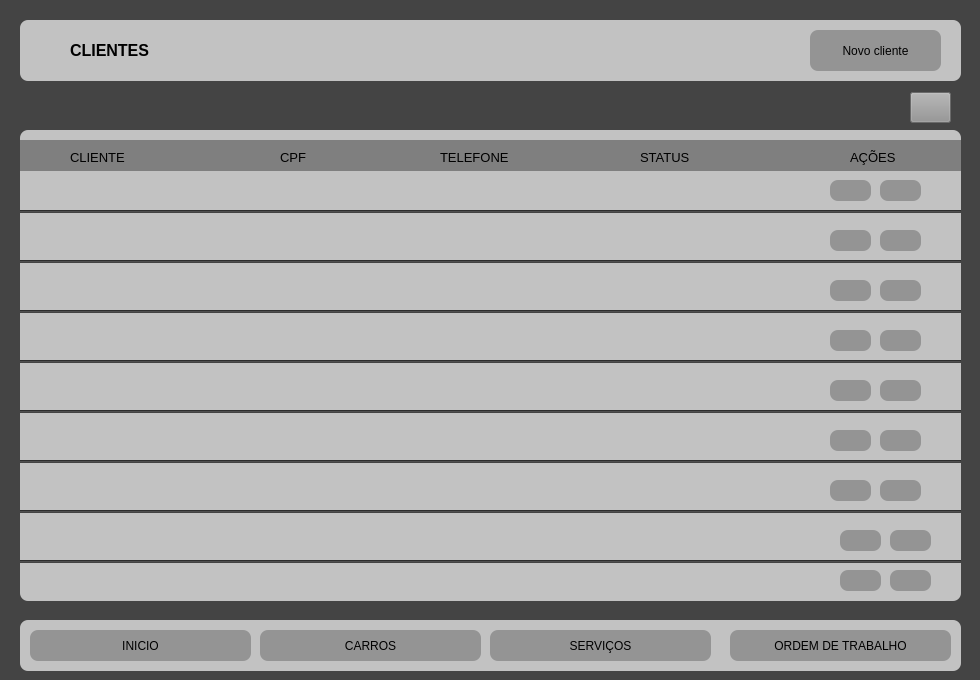
<?xml version="1.0" encoding="UTF-8"?>
<ui version="4.0">
 <class>Dialog</class>
 <widget class="QDialog" name="Dialog">
  <property name="geometry">
   <rect>
    <x>0</x>
    <y>0</y>
    <width>980</width>
    <height>680</height>
   </rect>
  </property>
  <property name="windowTitle">
   <string>Dialog</string>
  </property>
  <property name="styleSheet">
   <string notr="true">background-color: rgb(68, 68, 68);</string>
  </property>
  <widget class="QLabel" name="label">
   <property name="geometry">
    <rect>
     <x>20</x>
     <y>20</y>
     <width>941</width>
     <height>61</height>
    </rect>
   </property>
   <property name="styleSheet">
    <string notr="true">border-radius: 8px;
background-color: rgb(194, 194, 194);
</string>
   </property>
   <property name="text">
    <string>&lt;html&gt;&lt;head/&gt;&lt;body&gt;&lt;p&gt;&lt;br/&gt;&lt;/p&gt;&lt;p&gt;&lt;br/&gt;&lt;/p&gt;&lt;/body&gt;&lt;/html&gt;</string>
   </property>
  </widget>
  <widget class="QLabel" name="label_2">
   <property name="geometry">
    <rect>
     <x>30</x>
     <y>30</y>
     <width>41</width>
     <height>41</height>
    </rect>
   </property>
   <property name="styleSheet">
    <string notr="true">background-color: rgb(194, 194, 194);
image: url(:/newPrefix/pessoa.png);</string>
   </property>
   <property name="text">
    <string/>
   </property>
  </widget>
  <widget class="QLabel" name="label_3">
   <property name="geometry">
    <rect>
     <x>70</x>
     <y>40</y>
     <width>81</width>
     <height>21</height>
    </rect>
   </property>
   <property name="styleSheet">
    <string notr="true">background-color: rgb(194, 194, 194);
</string>
   </property>
   <property name="text">
    <string>&lt;html&gt;&lt;head/&gt;&lt;body&gt;&lt;p&gt;&lt;span style=&quot; font-size:12pt; font-weight:600;&quot;&gt;CLIENTES&lt;/span&gt;&lt;/p&gt;&lt;/body&gt;&lt;/html&gt;</string>
   </property>
  </widget>
  <widget class="QLabel" name="label_4">
   <property name="geometry">
    <rect>
     <x>20</x>
     <y>130</y>
     <width>941</width>
     <height>471</height>
    </rect>
   </property>
   <property name="styleSheet">
    <string notr="true">border-radius: 8px;
background-color: rgb(194, 194, 194);
</string>
   </property>
   <property name="text">
    <string>&lt;html&gt;&lt;head/&gt;&lt;body&gt;&lt;p&gt;&lt;br/&gt;&lt;/p&gt;&lt;p&gt;&lt;br/&gt;&lt;/p&gt;&lt;/body&gt;&lt;/html&gt;</string>
   </property>
  </widget>
  <widget class="QPushButton" name="novoclientebotao">
   <property name="geometry">
    <rect>
     <x>810</x>
     <y>30</y>
     <width>131</width>
     <height>41</height>
    </rect>
   </property>
   <property name="styleSheet">
    <string notr="true">border-radius: 8px;
background-color: rgb(148, 148, 148);</string>
   </property>
   <property name="text">
    <string>Novo cliente</string>
   </property>
   <property name="icon">
    <iconset>
     <normaloff>img/botao-adicionar.png</normaloff>img/botao-adicionar.png</iconset>
   </property>
   <property name="iconSize">
    <size>
     <width>24</width>
     <height>24</height>
    </size>
   </property>
  </widget>
  <widget class="QPushButton" name="refreshbotao">
   <property name="geometry">
    <rect>
     <x>910</x>
     <y>92</y>
     <width>41</width>
     <height>31</height>
    </rect>
   </property>
   <property name="styleSheet">
    <string notr="true">background-color: rgb(148, 148, 148);
image: url(:/newPrefix/atualizar.png);</string>
   </property>
   <property name="text">
    <string/>
   </property>
  </widget>
  <widget class="QLabel" name="label_7">
   <property name="geometry">
    <rect>
     <x>20</x>
     <y>140</y>
     <width>941</width>
     <height>31</height>
    </rect>
   </property>
   <property name="styleSheet">
    <string notr="true">background-color: rgb(127, 127, 127);</string>
   </property>
   <property name="text">
    <string/>
   </property>
  </widget>
  <widget class="QLabel" name="label_6">
   <property name="geometry">
    <rect>
     <x>70</x>
     <y>150</y>
     <width>101</width>
     <height>16</height>
    </rect>
   </property>
   <property name="styleSheet">
    <string notr="true">background-color: rgb(127, 127, 127);
font: 75 8pt &quot;System&quot;;
</string>
   </property>
   <property name="text">
    <string>&lt;html&gt;&lt;head/&gt;&lt;body&gt;&lt;p&gt;&lt;span style=&quot; font-size:10pt;&quot;&gt;CLIENTE&lt;/span&gt;&lt;/p&gt;&lt;/body&gt;&lt;/html&gt;</string>
   </property>
  </widget>
  <widget class="QLabel" name="label_20">
   <property name="geometry">
    <rect>
     <x>280</x>
     <y>150</y>
     <width>41</width>
     <height>16</height>
    </rect>
   </property>
   <property name="styleSheet">
    <string notr="true">background-color: rgb(127, 127, 127);
font: 75 8pt &quot;System&quot;;
</string>
   </property>
   <property name="text">
    <string>&lt;html&gt;&lt;head/&gt;&lt;body&gt;&lt;p&gt;&lt;span style=&quot; font-size:10pt;&quot;&gt;CPF&lt;/span&gt;&lt;/p&gt;&lt;/body&gt;&lt;/html&gt;</string>
   </property>
  </widget>
  <widget class="QLabel" name="label_21">
   <property name="geometry">
    <rect>
     <x>440</x>
     <y>150</y>
     <width>81</width>
     <height>16</height>
    </rect>
   </property>
   <property name="styleSheet">
    <string notr="true">background-color: rgb(127, 127, 127);
font: 75 8pt &quot;System&quot;;
</string>
   </property>
   <property name="text">
    <string>&lt;html&gt;&lt;head/&gt;&lt;body&gt;&lt;p&gt;&lt;span style=&quot; font-size:10pt;&quot;&gt;TELEFONE&lt;/span&gt;&lt;/p&gt;&lt;/body&gt;&lt;/html&gt;</string>
   </property>
  </widget>
  <widget class="QLabel" name="label_22">
   <property name="geometry">
    <rect>
     <x>640</x>
     <y>150</y>
     <width>81</width>
     <height>16</height>
    </rect>
   </property>
   <property name="styleSheet">
    <string notr="true">background-color: rgb(127, 127, 127);
font: 75 8pt &quot;System&quot;;
</string>
   </property>
   <property name="text">
    <string>&lt;html&gt;&lt;head/&gt;&lt;body&gt;&lt;p&gt;&lt;span style=&quot; font-size:10pt;&quot;&gt;STATUS&lt;/span&gt;&lt;/p&gt;&lt;/body&gt;&lt;/html&gt;</string>
   </property>
  </widget>
  <widget class="QLabel" name="label_23">
   <property name="geometry">
    <rect>
     <x>850</x>
     <y>150</y>
     <width>81</width>
     <height>16</height>
    </rect>
   </property>
   <property name="styleSheet">
    <string notr="true">background-color: rgb(127, 127, 127);
font: 75 8pt &quot;System&quot;;
</string>
   </property>
   <property name="text">
    <string>&lt;html&gt;&lt;head/&gt;&lt;body&gt;&lt;p&gt;&lt;span style=&quot; font-size:10pt;&quot;&gt;AÇÕES&lt;/span&gt;&lt;/p&gt;&lt;/body&gt;&lt;/html&gt;</string>
   </property>
  </widget>
  <widget class="Line" name="line">
   <property name="geometry">
    <rect>
     <x>20</x>
     <y>210</y>
     <width>941</width>
     <height>3</height>
    </rect>
   </property>
   <property name="orientation">
    <enum>Qt::Horizontal</enum>
   </property>
  </widget>
  <widget class="Line" name="line_2">
   <property name="geometry">
    <rect>
     <x>20</x>
     <y>260</y>
     <width>941</width>
     <height>3</height>
    </rect>
   </property>
   <property name="orientation">
    <enum>Qt::Horizontal</enum>
   </property>
  </widget>
  <widget class="Line" name="line_3">
   <property name="geometry">
    <rect>
     <x>20</x>
     <y>310</y>
     <width>941</width>
     <height>3</height>
    </rect>
   </property>
   <property name="orientation">
    <enum>Qt::Horizontal</enum>
   </property>
  </widget>
  <widget class="Line" name="line_4">
   <property name="geometry">
    <rect>
     <x>20</x>
     <y>360</y>
     <width>941</width>
     <height>3</height>
    </rect>
   </property>
   <property name="orientation">
    <enum>Qt::Horizontal</enum>
   </property>
  </widget>
  <widget class="Line" name="line_5">
   <property name="geometry">
    <rect>
     <x>20</x>
     <y>410</y>
     <width>941</width>
     <height>3</height>
    </rect>
   </property>
   <property name="orientation">
    <enum>Qt::Horizontal</enum>
   </property>
  </widget>
  <widget class="Line" name="line_6">
   <property name="geometry">
    <rect>
     <x>20</x>
     <y>460</y>
     <width>941</width>
     <height>3</height>
    </rect>
   </property>
   <property name="orientation">
    <enum>Qt::Horizontal</enum>
   </property>
  </widget>
  <widget class="Line" name="line_7">
   <property name="geometry">
    <rect>
     <x>20</x>
     <y>510</y>
     <width>941</width>
     <height>3</height>
    </rect>
   </property>
   <property name="orientation">
    <enum>Qt::Horizontal</enum>
   </property>
  </widget>
  <widget class="Line" name="line_8">
   <property name="geometry">
    <rect>
     <x>20</x>
     <y>560</y>
     <width>941</width>
     <height>3</height>
    </rect>
   </property>
   <property name="orientation">
    <enum>Qt::Horizontal</enum>
   </property>
  </widget>
  <widget class="QLabel" name="nomecliente">
   <property name="geometry">
    <rect>
     <x>40</x>
     <y>180</y>
     <width>151</width>
     <height>20</height>
    </rect>
   </property>
   <property name="styleSheet">
    <string notr="true">background-color: rgb(194, 194, 194);</string>
   </property>
   <property name="text">
    <string/>
   </property>
  </widget>
  <widget class="QLabel" name="cpfcliente">
   <property name="geometry">
    <rect>
     <x>220</x>
     <y>180</y>
     <width>151</width>
     <height>20</height>
    </rect>
   </property>
   <property name="styleSheet">
    <string notr="true">background-color: rgb(194, 194, 194);</string>
   </property>
   <property name="text">
    <string/>
   </property>
  </widget>
  <widget class="QLabel" name="telefonecliente">
   <property name="geometry">
    <rect>
     <x>410</x>
     <y>180</y>
     <width>151</width>
     <height>20</height>
    </rect>
   </property>
   <property name="styleSheet">
    <string notr="true">background-color: rgb(194, 194, 194);</string>
   </property>
   <property name="text">
    <string/>
   </property>
  </widget>
  <widget class="QLabel" name="statuscliente">
   <property name="geometry">
    <rect>
     <x>590</x>
     <y>180</y>
     <width>151</width>
     <height>20</height>
    </rect>
   </property>
   <property name="styleSheet">
    <string notr="true">background-color: rgb(194, 194, 194);</string>
   </property>
   <property name="text">
    <string/>
   </property>
  </widget>
  <widget class="QLabel" name="label_5">
   <property name="geometry">
    <rect>
     <x>20</x>
     <y>620</y>
     <width>941</width>
     <height>51</height>
    </rect>
   </property>
   <property name="styleSheet">
    <string notr="true">border-radius: 8px;
background-color: rgb(194, 194, 194);
</string>
   </property>
   <property name="text">
    <string>&lt;html&gt;&lt;head/&gt;&lt;body&gt;&lt;p&gt;&lt;br/&gt;&lt;/p&gt;&lt;p&gt;&lt;br/&gt;&lt;/p&gt;&lt;/body&gt;&lt;/html&gt;</string>
   </property>
  </widget>
  <widget class="QPushButton" name="botaoiros">
   <property name="geometry">
    <rect>
     <x>730</x>
     <y>630</y>
     <width>221</width>
     <height>31</height>
    </rect>
   </property>
   <property name="styleSheet">
    <string notr="true">border-radius: 8px;
background-color: rgb(148, 148, 148);</string>
   </property>
   <property name="text">
    <string>ORDEM DE TRABALHO</string>
   </property>
   <property name="icon">
    <iconset>
     <normaloff>img/verificacao-da-lista-da-area-de-transferencia.png</normaloff>img/verificacao-da-lista-da-area-de-transferencia.png</iconset>
   </property>
   <property name="iconSize">
    <size>
     <width>24</width>
     <height>24</height>
    </size>
   </property>
  </widget>
  <widget class="QPushButton" name="botaoirservicos">
   <property name="geometry">
    <rect>
     <x>490</x>
     <y>630</y>
     <width>221</width>
     <height>31</height>
    </rect>
   </property>
   <property name="styleSheet">
    <string notr="true">border-radius: 8px;
background-color: rgb(148, 148, 148);</string>
   </property>
   <property name="text">
    <string>SERVIÇOS</string>
   </property>
   <property name="icon">
    <iconset>
     <normaloff>img/servico-tecnico.png</normaloff>img/servico-tecnico.png</iconset>
   </property>
   <property name="iconSize">
    <size>
     <width>24</width>
     <height>24</height>
    </size>
   </property>
  </widget>
  <widget class="QPushButton" name="botaoircarros">
   <property name="geometry">
    <rect>
     <x>260</x>
     <y>630</y>
     <width>221</width>
     <height>31</height>
    </rect>
   </property>
   <property name="styleSheet">
    <string notr="true">border-radius: 8px;
background-color: rgb(148, 148, 148);</string>
   </property>
   <property name="text">
    <string>CARROS</string>
   </property>
   <property name="icon">
    <iconset>
     <normaloff>img/carro icon.png</normaloff>img/carro icon.png</iconset>
   </property>
   <property name="iconSize">
    <size>
     <width>24</width>
     <height>24</height>
    </size>
   </property>
  </widget>
  <widget class="QPushButton" name="botaoirinicio">
   <property name="geometry">
    <rect>
     <x>30</x>
     <y>630</y>
     <width>221</width>
     <height>31</height>
    </rect>
   </property>
   <property name="styleSheet">
    <string notr="true">border-radius: 8px;
background-color: rgb(148, 148, 148);</string>
   </property>
   <property name="text">
    <string>INICIO</string>
   </property>
   <property name="icon">
    <iconset>
     <normaloff>img/lar.png</normaloff>img/lar.png</iconset>
   </property>
   <property name="iconSize">
    <size>
     <width>24</width>
     <height>24</height>
    </size>
   </property>
  </widget>
  <widget class="QPushButton" name="alterarbotao">
   <property name="geometry">
    <rect>
     <x>830</x>
     <y>180</y>
     <width>41</width>
     <height>21</height>
    </rect>
   </property>
   <property name="styleSheet">
    <string notr="true">border-radius: 8px;
background-color: rgb(148, 148, 148);</string>
   </property>
   <property name="text">
    <string/>
   </property>
   <property name="icon">
    <iconset>
     <normaloff>../imagens/alterar.png</normaloff>../imagens/alterar.png</iconset>
   </property>
  </widget>
  <widget class="QPushButton" name="excluirbotao">
   <property name="geometry">
    <rect>
     <x>880</x>
     <y>180</y>
     <width>41</width>
     <height>21</height>
    </rect>
   </property>
   <property name="styleSheet">
    <string notr="true">border-radius: 8px;
background-color: rgb(148, 148, 148);</string>
   </property>
   <property name="text">
    <string/>
   </property>
   <property name="icon">
    <iconset>
     <normaloff>../imagens/excluir.png</normaloff>../imagens/excluir.png</iconset>
   </property>
  </widget>
  <widget class="QLabel" name="telefonecliente_2">
   <property name="geometry">
    <rect>
     <x>410</x>
     <y>230</y>
     <width>151</width>
     <height>20</height>
    </rect>
   </property>
   <property name="styleSheet">
    <string notr="true">background-color: rgb(194, 194, 194);</string>
   </property>
   <property name="text">
    <string/>
   </property>
  </widget>
  <widget class="QLabel" name="cpfcliente_2">
   <property name="geometry">
    <rect>
     <x>220</x>
     <y>230</y>
     <width>151</width>
     <height>20</height>
    </rect>
   </property>
   <property name="styleSheet">
    <string notr="true">background-color: rgb(194, 194, 194);</string>
   </property>
   <property name="text">
    <string/>
   </property>
  </widget>
  <widget class="QPushButton" name="alterarbotao_2">
   <property name="geometry">
    <rect>
     <x>830</x>
     <y>230</y>
     <width>41</width>
     <height>21</height>
    </rect>
   </property>
   <property name="styleSheet">
    <string notr="true">border-radius: 8px;
background-color: rgb(148, 148, 148);</string>
   </property>
   <property name="text">
    <string/>
   </property>
   <property name="icon">
    <iconset>
     <normaloff>../imagens/alterar.png</normaloff>../imagens/alterar.png</iconset>
   </property>
  </widget>
  <widget class="QLabel" name="statuscliente_2">
   <property name="geometry">
    <rect>
     <x>590</x>
     <y>230</y>
     <width>151</width>
     <height>20</height>
    </rect>
   </property>
   <property name="styleSheet">
    <string notr="true">background-color: rgb(194, 194, 194);</string>
   </property>
   <property name="text">
    <string/>
   </property>
  </widget>
  <widget class="QPushButton" name="excluirbotao_2">
   <property name="geometry">
    <rect>
     <x>880</x>
     <y>230</y>
     <width>41</width>
     <height>21</height>
    </rect>
   </property>
   <property name="styleSheet">
    <string notr="true">border-radius: 8px;
background-color: rgb(148, 148, 148);</string>
   </property>
   <property name="text">
    <string/>
   </property>
   <property name="icon">
    <iconset>
     <normaloff>../imagens/excluir.png</normaloff>../imagens/excluir.png</iconset>
   </property>
  </widget>
  <widget class="QLabel" name="nomecliente_2">
   <property name="geometry">
    <rect>
     <x>40</x>
     <y>230</y>
     <width>151</width>
     <height>20</height>
    </rect>
   </property>
   <property name="styleSheet">
    <string notr="true">background-color: rgb(194, 194, 194);</string>
   </property>
   <property name="text">
    <string/>
   </property>
  </widget>
  <widget class="QLabel" name="telefonecliente_3">
   <property name="geometry">
    <rect>
     <x>410</x>
     <y>280</y>
     <width>151</width>
     <height>20</height>
    </rect>
   </property>
   <property name="styleSheet">
    <string notr="true">background-color: rgb(194, 194, 194);</string>
   </property>
   <property name="text">
    <string/>
   </property>
  </widget>
  <widget class="QLabel" name="cpfcliente_3">
   <property name="geometry">
    <rect>
     <x>220</x>
     <y>280</y>
     <width>151</width>
     <height>20</height>
    </rect>
   </property>
   <property name="styleSheet">
    <string notr="true">background-color: rgb(194, 194, 194);</string>
   </property>
   <property name="text">
    <string/>
   </property>
  </widget>
  <widget class="QPushButton" name="alterarbotao_3">
   <property name="geometry">
    <rect>
     <x>830</x>
     <y>280</y>
     <width>41</width>
     <height>21</height>
    </rect>
   </property>
   <property name="styleSheet">
    <string notr="true">border-radius: 8px;
background-color: rgb(148, 148, 148);</string>
   </property>
   <property name="text">
    <string/>
   </property>
   <property name="icon">
    <iconset>
     <normaloff>../imagens/alterar.png</normaloff>../imagens/alterar.png</iconset>
   </property>
  </widget>
  <widget class="QLabel" name="statuscliente_3">
   <property name="geometry">
    <rect>
     <x>590</x>
     <y>280</y>
     <width>151</width>
     <height>20</height>
    </rect>
   </property>
   <property name="styleSheet">
    <string notr="true">background-color: rgb(194, 194, 194);</string>
   </property>
   <property name="text">
    <string/>
   </property>
  </widget>
  <widget class="QPushButton" name="excluirbotao_3">
   <property name="geometry">
    <rect>
     <x>880</x>
     <y>280</y>
     <width>41</width>
     <height>21</height>
    </rect>
   </property>
   <property name="styleSheet">
    <string notr="true">border-radius: 8px;
background-color: rgb(148, 148, 148);</string>
   </property>
   <property name="text">
    <string/>
   </property>
   <property name="icon">
    <iconset>
     <normaloff>../imagens/excluir.png</normaloff>../imagens/excluir.png</iconset>
   </property>
  </widget>
  <widget class="QLabel" name="nomecliente_3">
   <property name="geometry">
    <rect>
     <x>40</x>
     <y>280</y>
     <width>151</width>
     <height>20</height>
    </rect>
   </property>
   <property name="styleSheet">
    <string notr="true">background-color: rgb(194, 194, 194);</string>
   </property>
   <property name="text">
    <string/>
   </property>
  </widget>
  <widget class="QLabel" name="telefonecliente_4">
   <property name="geometry">
    <rect>
     <x>410</x>
     <y>330</y>
     <width>151</width>
     <height>20</height>
    </rect>
   </property>
   <property name="styleSheet">
    <string notr="true">background-color: rgb(194, 194, 194);</string>
   </property>
   <property name="text">
    <string/>
   </property>
  </widget>
  <widget class="QLabel" name="cpfcliente_4">
   <property name="geometry">
    <rect>
     <x>220</x>
     <y>330</y>
     <width>151</width>
     <height>20</height>
    </rect>
   </property>
   <property name="styleSheet">
    <string notr="true">background-color: rgb(194, 194, 194);</string>
   </property>
   <property name="text">
    <string/>
   </property>
  </widget>
  <widget class="QPushButton" name="alterarbotao_4">
   <property name="geometry">
    <rect>
     <x>830</x>
     <y>330</y>
     <width>41</width>
     <height>21</height>
    </rect>
   </property>
   <property name="styleSheet">
    <string notr="true">border-radius: 8px;
background-color: rgb(148, 148, 148);</string>
   </property>
   <property name="text">
    <string/>
   </property>
   <property name="icon">
    <iconset>
     <normaloff>../imagens/alterar.png</normaloff>../imagens/alterar.png</iconset>
   </property>
  </widget>
  <widget class="QLabel" name="statuscliente_4">
   <property name="geometry">
    <rect>
     <x>590</x>
     <y>330</y>
     <width>151</width>
     <height>20</height>
    </rect>
   </property>
   <property name="styleSheet">
    <string notr="true">background-color: rgb(194, 194, 194);</string>
   </property>
   <property name="text">
    <string/>
   </property>
  </widget>
  <widget class="QPushButton" name="excluirbotao_4">
   <property name="geometry">
    <rect>
     <x>880</x>
     <y>330</y>
     <width>41</width>
     <height>21</height>
    </rect>
   </property>
   <property name="styleSheet">
    <string notr="true">border-radius: 8px;
background-color: rgb(148, 148, 148);</string>
   </property>
   <property name="text">
    <string/>
   </property>
   <property name="icon">
    <iconset>
     <normaloff>../imagens/excluir.png</normaloff>../imagens/excluir.png</iconset>
   </property>
  </widget>
  <widget class="QLabel" name="nomecliente_4">
   <property name="geometry">
    <rect>
     <x>40</x>
     <y>330</y>
     <width>151</width>
     <height>20</height>
    </rect>
   </property>
   <property name="styleSheet">
    <string notr="true">background-color: rgb(194, 194, 194);</string>
   </property>
   <property name="text">
    <string/>
   </property>
  </widget>
  <widget class="QLabel" name="telefonecliente_5">
   <property name="geometry">
    <rect>
     <x>410</x>
     <y>380</y>
     <width>151</width>
     <height>20</height>
    </rect>
   </property>
   <property name="styleSheet">
    <string notr="true">background-color: rgb(194, 194, 194);</string>
   </property>
   <property name="text">
    <string/>
   </property>
  </widget>
  <widget class="QLabel" name="cpfcliente_5">
   <property name="geometry">
    <rect>
     <x>220</x>
     <y>380</y>
     <width>151</width>
     <height>20</height>
    </rect>
   </property>
   <property name="styleSheet">
    <string notr="true">background-color: rgb(194, 194, 194);</string>
   </property>
   <property name="text">
    <string/>
   </property>
  </widget>
  <widget class="QPushButton" name="alterarbotao_5">
   <property name="geometry">
    <rect>
     <x>830</x>
     <y>380</y>
     <width>41</width>
     <height>21</height>
    </rect>
   </property>
   <property name="styleSheet">
    <string notr="true">border-radius: 8px;
background-color: rgb(148, 148, 148);</string>
   </property>
   <property name="text">
    <string/>
   </property>
   <property name="icon">
    <iconset>
     <normaloff>../imagens/alterar.png</normaloff>../imagens/alterar.png</iconset>
   </property>
  </widget>
  <widget class="QLabel" name="statuscliente_5">
   <property name="geometry">
    <rect>
     <x>590</x>
     <y>380</y>
     <width>151</width>
     <height>20</height>
    </rect>
   </property>
   <property name="styleSheet">
    <string notr="true">background-color: rgb(194, 194, 194);</string>
   </property>
   <property name="text">
    <string/>
   </property>
  </widget>
  <widget class="QPushButton" name="excluirbotao_5">
   <property name="geometry">
    <rect>
     <x>880</x>
     <y>380</y>
     <width>41</width>
     <height>21</height>
    </rect>
   </property>
   <property name="styleSheet">
    <string notr="true">border-radius: 8px;
background-color: rgb(148, 148, 148);</string>
   </property>
   <property name="text">
    <string/>
   </property>
   <property name="icon">
    <iconset>
     <normaloff>../imagens/excluir.png</normaloff>../imagens/excluir.png</iconset>
   </property>
  </widget>
  <widget class="QLabel" name="nomecliente_5">
   <property name="geometry">
    <rect>
     <x>40</x>
     <y>380</y>
     <width>151</width>
     <height>20</height>
    </rect>
   </property>
   <property name="styleSheet">
    <string notr="true">background-color: rgb(194, 194, 194);</string>
   </property>
   <property name="text">
    <string/>
   </property>
  </widget>
  <widget class="QLabel" name="telefonecliente_6">
   <property name="geometry">
    <rect>
     <x>410</x>
     <y>430</y>
     <width>151</width>
     <height>20</height>
    </rect>
   </property>
   <property name="styleSheet">
    <string notr="true">background-color: rgb(194, 194, 194);</string>
   </property>
   <property name="text">
    <string/>
   </property>
  </widget>
  <widget class="QLabel" name="cpfcliente_6">
   <property name="geometry">
    <rect>
     <x>220</x>
     <y>430</y>
     <width>151</width>
     <height>20</height>
    </rect>
   </property>
   <property name="styleSheet">
    <string notr="true">background-color: rgb(194, 194, 194);</string>
   </property>
   <property name="text">
    <string/>
   </property>
  </widget>
  <widget class="QPushButton" name="alterarbotao_6">
   <property name="geometry">
    <rect>
     <x>830</x>
     <y>430</y>
     <width>41</width>
     <height>21</height>
    </rect>
   </property>
   <property name="styleSheet">
    <string notr="true">border-radius: 8px;
background-color: rgb(148, 148, 148);</string>
   </property>
   <property name="text">
    <string/>
   </property>
   <property name="icon">
    <iconset>
     <normaloff>../imagens/alterar.png</normaloff>../imagens/alterar.png</iconset>
   </property>
  </widget>
  <widget class="QLabel" name="statuscliente_6">
   <property name="geometry">
    <rect>
     <x>590</x>
     <y>430</y>
     <width>151</width>
     <height>20</height>
    </rect>
   </property>
   <property name="styleSheet">
    <string notr="true">background-color: rgb(194, 194, 194);</string>
   </property>
   <property name="text">
    <string/>
   </property>
  </widget>
  <widget class="QPushButton" name="excluirbotao_6">
   <property name="geometry">
    <rect>
     <x>880</x>
     <y>430</y>
     <width>41</width>
     <height>21</height>
    </rect>
   </property>
   <property name="styleSheet">
    <string notr="true">border-radius: 8px;
background-color: rgb(148, 148, 148);</string>
   </property>
   <property name="text">
    <string/>
   </property>
   <property name="icon">
    <iconset>
     <normaloff>../imagens/excluir.png</normaloff>../imagens/excluir.png</iconset>
   </property>
  </widget>
  <widget class="QLabel" name="nomecliente_6">
   <property name="geometry">
    <rect>
     <x>40</x>
     <y>430</y>
     <width>151</width>
     <height>20</height>
    </rect>
   </property>
   <property name="styleSheet">
    <string notr="true">background-color: rgb(194, 194, 194);</string>
   </property>
   <property name="text">
    <string/>
   </property>
  </widget>
  <widget class="QLabel" name="telefonecliente_7">
   <property name="geometry">
    <rect>
     <x>410</x>
     <y>480</y>
     <width>151</width>
     <height>20</height>
    </rect>
   </property>
   <property name="styleSheet">
    <string notr="true">background-color: rgb(194, 194, 194);</string>
   </property>
   <property name="text">
    <string/>
   </property>
  </widget>
  <widget class="QLabel" name="cpfcliente_7">
   <property name="geometry">
    <rect>
     <x>220</x>
     <y>480</y>
     <width>151</width>
     <height>20</height>
    </rect>
   </property>
   <property name="styleSheet">
    <string notr="true">background-color: rgb(194, 194, 194);</string>
   </property>
   <property name="text">
    <string/>
   </property>
  </widget>
  <widget class="QPushButton" name="alterarbotao_7">
   <property name="geometry">
    <rect>
     <x>830</x>
     <y>480</y>
     <width>41</width>
     <height>21</height>
    </rect>
   </property>
   <property name="styleSheet">
    <string notr="true">border-radius: 8px;
background-color: rgb(148, 148, 148);</string>
   </property>
   <property name="text">
    <string/>
   </property>
   <property name="icon">
    <iconset>
     <normaloff>../imagens/alterar.png</normaloff>../imagens/alterar.png</iconset>
   </property>
  </widget>
  <widget class="QLabel" name="statuscliente_7">
   <property name="geometry">
    <rect>
     <x>590</x>
     <y>480</y>
     <width>151</width>
     <height>20</height>
    </rect>
   </property>
   <property name="styleSheet">
    <string notr="true">background-color: rgb(194, 194, 194);</string>
   </property>
   <property name="text">
    <string/>
   </property>
  </widget>
  <widget class="QPushButton" name="excluirbotao_7">
   <property name="geometry">
    <rect>
     <x>880</x>
     <y>480</y>
     <width>41</width>
     <height>21</height>
    </rect>
   </property>
   <property name="styleSheet">
    <string notr="true">border-radius: 8px;
background-color: rgb(148, 148, 148);</string>
   </property>
   <property name="text">
    <string/>
   </property>
   <property name="icon">
    <iconset>
     <normaloff>../imagens/excluir.png</normaloff>../imagens/excluir.png</iconset>
   </property>
  </widget>
  <widget class="QLabel" name="nomecliente_7">
   <property name="geometry">
    <rect>
     <x>40</x>
     <y>480</y>
     <width>151</width>
     <height>20</height>
    </rect>
   </property>
   <property name="styleSheet">
    <string notr="true">background-color: rgb(194, 194, 194);</string>
   </property>
   <property name="text">
    <string/>
   </property>
  </widget>
  <widget class="QLabel" name="telefonecliente_8">
   <property name="geometry">
    <rect>
     <x>420</x>
     <y>530</y>
     <width>151</width>
     <height>20</height>
    </rect>
   </property>
   <property name="styleSheet">
    <string notr="true">background-color: rgb(194, 194, 194);</string>
   </property>
   <property name="text">
    <string/>
   </property>
  </widget>
  <widget class="QLabel" name="cpfcliente_8">
   <property name="geometry">
    <rect>
     <x>230</x>
     <y>530</y>
     <width>151</width>
     <height>20</height>
    </rect>
   </property>
   <property name="styleSheet">
    <string notr="true">background-color: rgb(194, 194, 194);</string>
   </property>
   <property name="text">
    <string/>
   </property>
  </widget>
  <widget class="QPushButton" name="alterarbotao_8">
   <property name="geometry">
    <rect>
     <x>840</x>
     <y>530</y>
     <width>41</width>
     <height>21</height>
    </rect>
   </property>
   <property name="styleSheet">
    <string notr="true">border-radius: 8px;
background-color: rgb(148, 148, 148);</string>
   </property>
   <property name="text">
    <string/>
   </property>
   <property name="icon">
    <iconset>
     <normaloff>../imagens/alterar.png</normaloff>../imagens/alterar.png</iconset>
   </property>
  </widget>
  <widget class="QLabel" name="statuscliente_8">
   <property name="geometry">
    <rect>
     <x>600</x>
     <y>530</y>
     <width>151</width>
     <height>20</height>
    </rect>
   </property>
   <property name="styleSheet">
    <string notr="true">background-color: rgb(194, 194, 194);</string>
   </property>
   <property name="text">
    <string/>
   </property>
  </widget>
  <widget class="QPushButton" name="excluirbotao_8">
   <property name="geometry">
    <rect>
     <x>890</x>
     <y>530</y>
     <width>41</width>
     <height>21</height>
    </rect>
   </property>
   <property name="styleSheet">
    <string notr="true">border-radius: 8px;
background-color: rgb(148, 148, 148);</string>
   </property>
   <property name="text">
    <string/>
   </property>
   <property name="icon">
    <iconset>
     <normaloff>../imagens/excluir.png</normaloff>../imagens/excluir.png</iconset>
   </property>
  </widget>
  <widget class="QLabel" name="nomecliente_8">
   <property name="geometry">
    <rect>
     <x>50</x>
     <y>530</y>
     <width>151</width>
     <height>20</height>
    </rect>
   </property>
   <property name="styleSheet">
    <string notr="true">background-color: rgb(194, 194, 194);</string>
   </property>
   <property name="text">
    <string/>
   </property>
  </widget>
  <widget class="QLabel" name="telefonecliente_9">
   <property name="geometry">
    <rect>
     <x>420</x>
     <y>570</y>
     <width>151</width>
     <height>20</height>
    </rect>
   </property>
   <property name="styleSheet">
    <string notr="true">background-color: rgb(194, 194, 194);</string>
   </property>
   <property name="text">
    <string/>
   </property>
  </widget>
  <widget class="QLabel" name="cpfcliente_9">
   <property name="geometry">
    <rect>
     <x>230</x>
     <y>570</y>
     <width>151</width>
     <height>20</height>
    </rect>
   </property>
   <property name="styleSheet">
    <string notr="true">background-color: rgb(194, 194, 194);</string>
   </property>
   <property name="text">
    <string/>
   </property>
  </widget>
  <widget class="QPushButton" name="alterarbotao_9">
   <property name="geometry">
    <rect>
     <x>840</x>
     <y>570</y>
     <width>41</width>
     <height>21</height>
    </rect>
   </property>
   <property name="styleSheet">
    <string notr="true">border-radius: 8px;
background-color: rgb(148, 148, 148);</string>
   </property>
   <property name="text">
    <string/>
   </property>
   <property name="icon">
    <iconset>
     <normaloff>../imagens/alterar.png</normaloff>../imagens/alterar.png</iconset>
   </property>
  </widget>
  <widget class="QLabel" name="statuscliente_9">
   <property name="geometry">
    <rect>
     <x>600</x>
     <y>570</y>
     <width>151</width>
     <height>20</height>
    </rect>
   </property>
   <property name="styleSheet">
    <string notr="true">background-color: rgb(194, 194, 194);</string>
   </property>
   <property name="text">
    <string/>
   </property>
  </widget>
  <widget class="QPushButton" name="excluirbotao_9">
   <property name="geometry">
    <rect>
     <x>890</x>
     <y>570</y>
     <width>41</width>
     <height>21</height>
    </rect>
   </property>
   <property name="styleSheet">
    <string notr="true">border-radius: 8px;
background-color: rgb(148, 148, 148);</string>
   </property>
   <property name="text">
    <string/>
   </property>
   <property name="icon">
    <iconset>
     <normaloff>../imagens/excluir.png</normaloff>../imagens/excluir.png</iconset>
   </property>
  </widget>
  <widget class="QLabel" name="nomecliente_9">
   <property name="geometry">
    <rect>
     <x>50</x>
     <y>570</y>
     <width>151</width>
     <height>20</height>
    </rect>
   </property>
   <property name="styleSheet">
    <string notr="true">background-color: rgb(194, 194, 194);</string>
   </property>
   <property name="text">
    <string/>
   </property>
  </widget>
  <zorder>label_4</zorder>
  <zorder>label</zorder>
  <zorder>label_2</zorder>
  <zorder>label_3</zorder>
  <zorder>novoclientebotao</zorder>
  <zorder>refreshbotao</zorder>
  <zorder>label_7</zorder>
  <zorder>label_6</zorder>
  <zorder>label_20</zorder>
  <zorder>label_21</zorder>
  <zorder>label_22</zorder>
  <zorder>label_23</zorder>
  <zorder>line</zorder>
  <zorder>line_2</zorder>
  <zorder>line_3</zorder>
  <zorder>line_4</zorder>
  <zorder>line_5</zorder>
  <zorder>line_6</zorder>
  <zorder>line_7</zorder>
  <zorder>line_8</zorder>
  <zorder>nomecliente</zorder>
  <zorder>cpfcliente</zorder>
  <zorder>telefonecliente</zorder>
  <zorder>statuscliente</zorder>
  <zorder>label_5</zorder>
  <zorder>botaoiros</zorder>
  <zorder>botaoirservicos</zorder>
  <zorder>botaoircarros</zorder>
  <zorder>botaoirinicio</zorder>
  <zorder>alterarbotao</zorder>
  <zorder>excluirbotao</zorder>
  <zorder>telefonecliente_2</zorder>
  <zorder>cpfcliente_2</zorder>
  <zorder>alterarbotao_2</zorder>
  <zorder>statuscliente_2</zorder>
  <zorder>excluirbotao_2</zorder>
  <zorder>nomecliente_2</zorder>
  <zorder>telefonecliente_3</zorder>
  <zorder>cpfcliente_3</zorder>
  <zorder>alterarbotao_3</zorder>
  <zorder>statuscliente_3</zorder>
  <zorder>excluirbotao_3</zorder>
  <zorder>nomecliente_3</zorder>
  <zorder>telefonecliente_4</zorder>
  <zorder>cpfcliente_4</zorder>
  <zorder>alterarbotao_4</zorder>
  <zorder>statuscliente_4</zorder>
  <zorder>excluirbotao_4</zorder>
  <zorder>nomecliente_4</zorder>
  <zorder>telefonecliente_5</zorder>
  <zorder>cpfcliente_5</zorder>
  <zorder>alterarbotao_5</zorder>
  <zorder>statuscliente_5</zorder>
  <zorder>excluirbotao_5</zorder>
  <zorder>nomecliente_5</zorder>
  <zorder>telefonecliente_6</zorder>
  <zorder>cpfcliente_6</zorder>
  <zorder>alterarbotao_6</zorder>
  <zorder>statuscliente_6</zorder>
  <zorder>excluirbotao_6</zorder>
  <zorder>nomecliente_6</zorder>
  <zorder>telefonecliente_7</zorder>
  <zorder>cpfcliente_7</zorder>
  <zorder>alterarbotao_7</zorder>
  <zorder>statuscliente_7</zorder>
  <zorder>excluirbotao_7</zorder>
  <zorder>nomecliente_7</zorder>
  <zorder>telefonecliente_8</zorder>
  <zorder>cpfcliente_8</zorder>
  <zorder>alterarbotao_8</zorder>
  <zorder>statuscliente_8</zorder>
  <zorder>excluirbotao_8</zorder>
  <zorder>nomecliente_8</zorder>
  <zorder>telefonecliente_9</zorder>
  <zorder>cpfcliente_9</zorder>
  <zorder>alterarbotao_9</zorder>
  <zorder>statuscliente_9</zorder>
  <zorder>excluirbotao_9</zorder>
  <zorder>nomecliente_9</zorder>
 </widget>
 <resources>
  <include location="../imagens/img.qrc"/>
 </resources>
 <connections/>
</ui>
